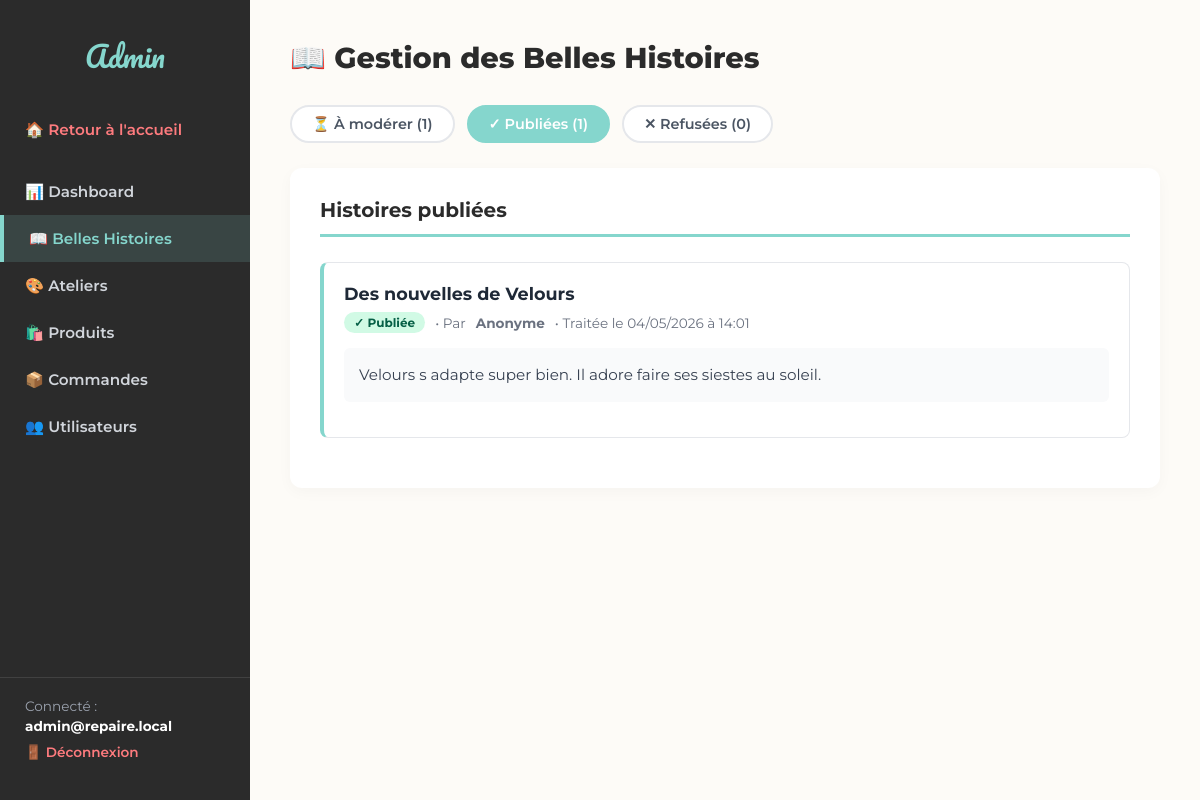
/admin/moderer-histoires.php?tab=publiees (signed in), run on the app's committed database.
### tables this page shows
CREATE TABLE `belles_histoires` (
  `id` int NOT NULL AUTO_INCREMENT,
  `utilisateur_id` int NOT NULL,
  `titre` varchar(150) NOT NULL,
  `contenu` text NOT NULL,
  `statut` enum('en_attente','publiee','refusee') DEFAULT 'en_attente',
  `admin_id` int DEFAULT NULL,
  `date_publication` datetime NOT NULL DEFAULT CURRENT_TIMESTAMP,
  PRIMARY KEY (`id`),
  KEY `fk_histoires_utilisateur` (`utilisateur_id`),
  KEY `fk_histoires_admin` (`admin_id`),
  KEY `idx_histoires_statut` (`statut`),
  CONSTRAINT `fk_histoires_admin` FOREIGN KEY (`admin_id`) REFERENCES `admin_users` (`id`) ON DELETE SET NULL ON UPDATE CASCADE,
  CONSTRAINT `fk_histoires_utilisateur` FOREIGN KEY (`utilisateur_id`) REFERENCES `utilisateurs` (`id`) ON DELETE CASCADE ON UPDATE CASCADE
);

### public/admin/moderer-histoires.php (the view, shortened to what this page needs)
<?php
$pdo = getPDO();
$tab = trim((string) ($_GET['tab'] ?? 'attente'));
$statut = match ($tab) {
    'publiees' => 'publiee',
    'refusees' => 'refusee',
    default => 'en_attente',
};
$stmt = $pdo->prepare('
    SELECT
        bh.id,
        COALESCE(bh.titre, "") AS titre,
        COALESCE(bh.contenu, "") AS contenu,
        bh.statut,
        bh.date_publication,
        COALESCE(u.nom, "") AS nom,
        COALESCE(u.prenom, "Anonyme") AS prenom
    FROM belles_histoires bh
    LEFT JOIN utilisateurs u ON bh.utilisateur_id = u.id
    WHERE bh.statut = ?
    ORDER BY bh.date_publication DESC
');
$stmt->execute([$statut]);
$histoires = $stmt->fetchAll(PDO::FETCH_ASSOC);
$stats = ['en_attente' => 0, 'publiee' => 0, 'refusee' => 0];
$stmt = $pdo->prepare('SELECT statut, COUNT(*) AS count FROM belles_histoires GROUP BY statut');
$stmt->execute();
while ($row = $stmt->fetch(PDO::FETCH_ASSOC)) {
    if (isset($stats[$row['statut']])) {
        $stats[$row['statut']] = (int)$row['count'];
    }
}
?>
<!DOCTYPE html>
<html lang="fr">
<head>
</head>
<body>
    <div class="admin-container">
        <aside class="admin-sidebar">
            <div>
                <div class="admin-logo">
                    <h2>Admin</h2>
                </div>
                <ul class="admin-menu">
                    <li><a href="../index.php" class="home-link">🏠 Retour à l'accueil</a></li>
                    <li><a href="dashboard.php">📊 Dashboard</a></li>
                    <li><a href="moderer-histoires.php" class="active">📖 Belles Histoires</a></li>
                    <li><a href="ateliers.php">🎨 Ateliers</a></li>
                    <li><a href="produits.php">🛍️ Produits</a></li>
                    <li><a href="commandes.php">📦 Commandes</a></li>
                    <li><a href="utilisateurs.php">👥 Utilisateurs</a></li>
                </ul>
            </div>
            <div class="admin-user-info">
                <p>Connecté :</p>
                <strong><?= htmlspecialchars($_SESSION['admin_email'] ?? 'Admin', ENT_QUOTES, 'UTF-8') ?></strong>
                <a href="../logout.php">🚪 Déconnexion</a>
            </div>
        </aside>
        <main class="admin-main">
            <div class="admin-header">
                <h1>📖 Gestion des Belles Histoires</h1>
            </div>
            <div class="tabs">
                <a href="?tab=attente" class="tab-btn <?= $tab === 'attente' ? 'active' : '' ?>">
                    ⏳ À modérer <?= $stats['en_attente'] > 0 ? "({$stats['en_attente']})" : '' ?>
                </a>
                <a href="?tab=publiees" class="tab-btn <?= $tab === 'publiees' ? 'active' : '' ?>">
                    ✓ Publiées (<?= $stats['publiee'] ?>)
                </a>
                <a href="?tab=refusees" class="tab-btn <?= $tab === 'refusees' ? 'active' : '' ?>">
                    ✕ Refusées (<?= $stats['refusee'] ?>)
                </a>
            </div>
            <div class="admin-card">
                <h2>
                    <?php
                        if ($tab === 'attente') echo 'Histoires en attente de modération';
                        elseif ($tab === 'publiees') echo 'Histoires publiées';
                        else echo 'Histoires refusées';
                    ?>
                </h2>
                <?php if (empty($histoires)): ?>
                    <div class="empty-state">
                        <?php
                            if ($tab === 'attente') echo 'Aucune histoire en attente de modération pour le moment ! 🎉';
                            elseif ($tab === 'publiees') echo 'Aucune histoire publiée pour le moment.';
                            else echo 'Aucune histoire refusée.';
                        ?>
                    </div>
                <?php else: ?>
                    <?php foreach ($histoires as $histoire): ?>
                        <div class="histoire-card">
                            <h3><?= htmlspecialchars($histoire['titre'], ENT_QUOTES, 'UTF-8') ?></h3>
                            <div class="histoire-meta">
                                <span class="statut-badge statut-<?= $histoire['statut'] ?>">
                                    <?php
                                        $statutLabels = [
                                            'en_attente' => '⏳ En attente',
                                            'publiee' => '✓ Publiée',
                                            'refusee' => '✕ Refusée'
                                        ];
                                        echo $statutLabels[$histoire['statut']] ?? $histoire['statut'];
                                    ?>
                                </span>
                                • Par <strong><?= htmlspecialchars(trim(($histoire['prenom'] ?? '') . ' ' . ($histoire['nom'] ?? '')), ENT_QUOTES, 'UTF-8') ?></strong>
                                • <?= !empty($histoire['date_publication']) ? 'Traitée le ' . date('d/m/Y à H:i', strtotime($histoire['date_publication'])) : 'En attente' ?>
                            </div>
                            <div class="histoire-contenu">
                                <?= nl2br(htmlspecialchars($histoire['contenu'], ENT_QUOTES, 'UTF-8')) ?>
                            </div>
                        </div>
                    <?php endforeach; ?>
                <?php endif; ?>
            </div>
        </main>
    </div>
</body>
</html>

### public/admin/moderer-histoires.php (style rules this page uses)
* { margin: 0; padding: 0; box-sizing: border-box; }
body { font-family: 'Montserrat', sans-serif; background-color: #fdfbf7; color: #2b2b2b; }
.admin-container { display: flex; min-height: 100vh; }
.admin-sidebar { width: 250px; background: #2b2b2b; color: #ffffff; display: flex; flex-direction: column; justify-content: space-between; padding: 30px 0 20px 0; position: fixed; height: 100vh; }
.admin-logo { text-align: center; padding-bottom: 25px; }
.admin-logo h2 { font-family: 'Pacifico', cursive; font-size: 1.8rem; color: #85D6CD; font-weight: normal; }
.admin-menu { list-style: none; }
.admin-menu li a { display: flex; align-items: center; gap: 12px; padding: 14px 25px; color: #d1d5db; text-decoration: none; font-size: 0.95rem; font-weight: 600; transition: all 0.2s ease; }
.admin-menu a.active { background: rgba(133, 214, 205, 0.15); color: #85D6CD; border-left: 4px solid #85D6CD; }
.admin-menu a.home-link { color: #FE7B7E; margin-bottom: 15px; }
.admin-user-info { padding: 20px 25px; border-top: 1px solid rgba(255, 255, 255, 0.1); font-size: 0.85rem; }
.admin-user-info p { color: #9ca3af; margin-bottom: 4px; }
.admin-user-info strong { display: block; color: #ffffff; margin-bottom: 10px; word-break: break-all; }
.admin-user-info a { color: #FE7B7E; text-decoration: none; font-weight: 600; }
.admin-main { flex: 1; margin-left: 250px; padding: 40px; }
.admin-header h1 { font-size: 1.8rem; font-weight: 800; color: #2b2b2b; margin-bottom: 30px; display: flex; align-items: center; gap: 12px; }
.tabs { display: flex; gap: 12px; margin-bottom: 25px; }
.tab-btn { padding: 8px 20px; background: #ffffff; border: 2px solid #e5e7eb; border-radius: 20px; font-family: inherit; font-weight: 600; font-size: 0.9rem; color: #4b5563; text-decoration: none; transition: all 0.2s ease; }
.tab-btn.active { background: #85D6CD; color: #ffffff; border-color: #85D6CD; }
.admin-card { background: #ffffff; border-radius: 12px; padding: 30px; box-shadow: 0 4px 15px rgba(0, 0, 0, 0.03); }
.admin-card h2 { font-size: 1.25rem; font-weight: 700; color: #2b2b2b; padding-bottom: 12px; margin-bottom: 25px; border-bottom: 3px solid #85D6CD; }
.histoire-card { border: 1px solid #e5e7eb; border-left: 4px solid #85D6CD; border-radius: 8px; padding: 20px; margin-bottom: 20px; background: #ffffff; }
.histoire-card h3 { color: #1f2937; font-size: 1.1rem; font-weight: 700; margin-bottom: 8px; }
.histoire-meta { font-size: 0.85rem; color: #6b7280; margin-bottom: 15px; display: flex; align-items: center; gap: 10px; }
.histoire-contenu { color: #374151; line-height: 1.6; margin-bottom: 15px; padding: 15px; background: #f9fafb; border-radius: 6px; font-size: 0.95rem; }
.statut-badge { padding: 3px 10px; border-radius: 12px; font-size: 0.75rem; font-weight: 700; }
.statut-publiee { background: #d1fae5; color: #065f46; }

### data on the page
belles_histoires: titre "Des nouvelles de Velours", statut "✓ Publiée", nom "Anonyme", date_publication "04/05/2026 à 14:01", contenu "Velours s adapte super bien. Il adore faire ses siestes au soleil."

### other printed values
$_SESSION['admin_email'] "admin@repaire.local"
$stats['en_attente'] "1"
$stats['publiee'] "1"
$stats['refusee'] "0"
